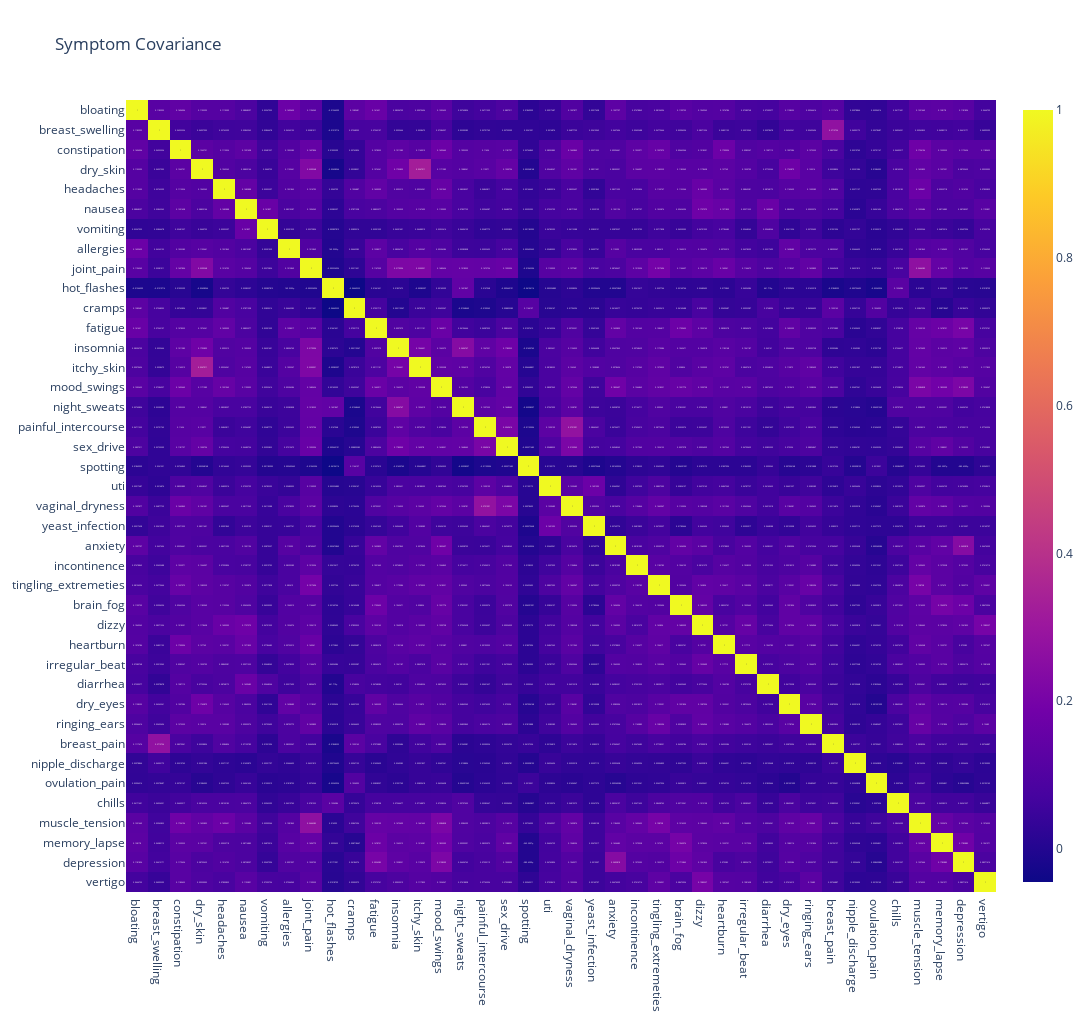

Notebook cell for this chart:
### Code cell
fig = px.imshow(cmatrix, 
                width=2000, 
                height=1024, 
                text_auto=True, 
                aspect='auto',
                title='Symptom Covariance')
fig.show()

### Figure 1 — Plotly figure (JSON) as saved in the notebook; plotly's stock layout.template omitted (floating-point values rounded to 4 significant figures; data arrays with more than 128 entries replaced by an {"elided": "..."} marker saying what was removed)
{"data": [{"coloraxis": "coloraxis", "hovertemplate": "x: %{x}<br>y: %{y}<br>color: %{z}<extra></extra>", "name": "0", "texttemplate": "%{z}", "type": "heatmap", "x": ["bloating", "breast_swelling", "constipation", "dry_skin", "headaches", "nausea", "vomiting", "allergies", "joint_pain", "hot_flashes", "cramps", "fatigue", "insomnia", "itchy_skin", "mood_swings", "night_sweats", "painful_intercourse", "sex_drive", "spotting", "uti", "vaginal_dryness", "yeast_infection", "anxiety", "incontinence", "tingling_extremeties", "brain_fog", "dizzy", "heartburn", "irregular_beat", "diarrhea", "dry_eyes", "ringing_ears", "breast_pain", "nipple_discharge", "ovulation_pain", "chills", "muscle_tension", "memory_lapse", "depression", "vertigo"], "xaxis": "x", "y": ["bloating", "breast_swelling", "constipation", "dry_skin", "headaches", "nausea", "vomiting", "allergies", "joint_pain", "hot_flashes", "cramps", "fatigue", "insomnia", "itchy_skin", "mood_swings", "night_sweats", "painful_intercourse", "sex_drive", "spotting", "uti", "vaginal_dryness", "yeast_infection", "anxiety", "incontinence", "tingling_extremeties", "brain_fog", "dizzy", "heartburn", "irregular_beat", "diarrhea", "dry_eyes", "ringing_ears", "breast_pain", "nipple_discharge", "ovulation_pain", "chills", "muscle_tension", "memory_lapse", "depression", "vertigo"], "yaxis": "y", "z": {"elided": "40x40 float values"}}], "layout": {"coloraxis": {"colorscale": [[0, "#0d0887"], [0.1111, "#46039f"], [0.2222, "#7201a8"], [0.3333, "#9c179e"], [0.4444, "#bd3786"], [0.5556, "#d8576b"], [0.6667, "#ed7953"], [0.7778, "#fb9f3a"], [0.8889, "#fdca26"], [1, "#f0f921"]]}, "height": 1024, "title": {"text": "Symptom Covariance"}, "width": 2000, "xaxis": {"anchor": "y", "autorange": true, "domain": [0, 1], "range": [-0.5, 39.5], "type": "category"}, "yaxis": {"anchor": "x", "autorange": true, "domain": [0, 1], "range": [39.5, -0.5], "type": "category"}}}
